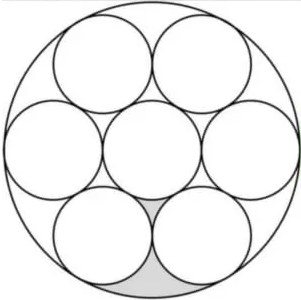
#> input picture Circle Detector/test_images/image1.png, 301 x 300 px; its folder holds only this picture in this run
$ python main.py
#> lines starting #> are read from the running program, lines starting #| are printed output that depends on the picture; after the words box and inside, x2 and y2 are one past the last pixel; in counts of white or black regions, pixels touching at a corner belong together
import cv2
import numpy as np
import os
import glob


def load_files(input_directory):

    image_extensions = ['*.jpg', '*.jpeg', '*.png']
    image_files_paths = []
    for ext in image_extensions:
        image_files_paths.extend(glob.glob(os.path.join(input_directory, ext)))

    return image_files_paths


def detect_circles():
    input_directory = "test_images"
    output_directory = "output_images"
    image_files_paths = load_files(input_directory)

    if len(image_files_paths) == 0:
        print(f"No images found in the given directory \"{input_directory}\"")
        return

    print(f"Found {len(image_files_paths)} images in the given image directory.")

    for image_paths in image_files_paths:
        filename = os.path.basename(image_paths)
        print(f"\nProcessing: {filename}")

        img = cv2.imread(image_paths)
#> img is the input picture: shape (300, 301, 3); mean B, G, R 239.6, 239.7, 239.7

        if img is None:
            print(f"Error: Could not read the image {image_paths}")
            continue

        gray_img = cv2.cvtColor(img, cv2.COLOR_BGR2GRAY)
        gray_blurred_img = cv2.medianBlur(gray_img, 5)
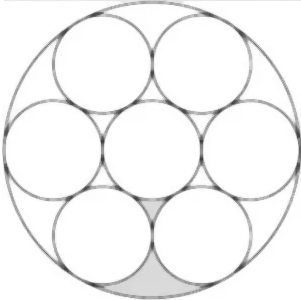
#> gray_blurred_img: shape (300, 301); min 62, max 255, mean 243.8


        rows = gray_blurred_img.shape[0]
#> rows = 300
        circles = cv2.HoughCircles(
            gray_blurred_img,
            cv2.HOUGH_GRADIENT,
            dp=1,
            minDist=rows / 8,
            param1=100,
            param2=30,
            minRadius=20,
            maxRadius=100
        )
#> circles = [[250.5, 149.5, 47.7], [201.5, 63.5, 48.1], [53.5, 151.5, 49.4], [100.5, 63.5, 49.2], [102.5, 234.5, 48.1], [200.5, 236.5, 48.9], [152.5, 151.5, 49.4]]


        output_img = img.copy()

        if circles is not None:
            circle_count = len(circles)
#> circle_count = 1
            if circles.shape[1] == 3:
                total_radius = sum(circles[0, :][2])
            circles = np.uint16(np.around(circles))
#> circles = [[250, 150, 48], [202, 64, 48], [54, 152, 49], [100, 64, 49], [102, 234, 48], [200, 236, 49], [152, 152, 49]]

            for i in circles[0, :]:
                center = (i[0], i[1])
                radius = i[2]

                cv2.circle(output_img, center, radius, (0, 255, 0), 2)
                cv2.circle(output_img, center, 2, (0, 0, 255), 3)

                label = f"R={radius}"
                cv2.putText(output_img, label, (i[0] - 20, i[1] - 10), cv2.FONT_HERSHEY_SIMPLEX, 0.6, (255, 0, 0), 2)
#> this loop made 7 passes
#> (center, radius, label) on passes 1 to 7: ((250, 150), 48, 'R=48'), ((202, 64), 48, 'R=48'), ((54, 152), 49, 'R=49'), ((100, 64), 49, 'R=49'), ((102, 234), 48, 'R=48'), ((200, 236), 49, 'R=49'), ((152, 152), 49, 'R=49')
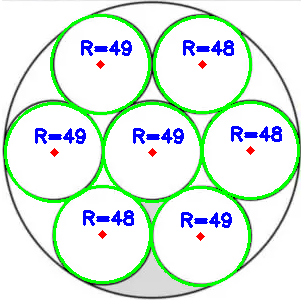
#> output_img: shape (300, 301, 3); 10.26% of pixels changed, all inside (x1, y1, x2, y2) = (4, 14, 300, 287)


        print(f"  Circles detected: {circle_count}")
#|   Circles detected: 1
        if circles.shape[1] == 3:
            avg_radius = total_radius / circle_count
            print(f"  Average radius: {avg_radius:.2f} pixels")

        output_path = os.path.join(output_directory, f"detected_{filename}")
        cv2.imwrite(output_path, output_img)

if __name__ == "__main__":
    detect_circles()
